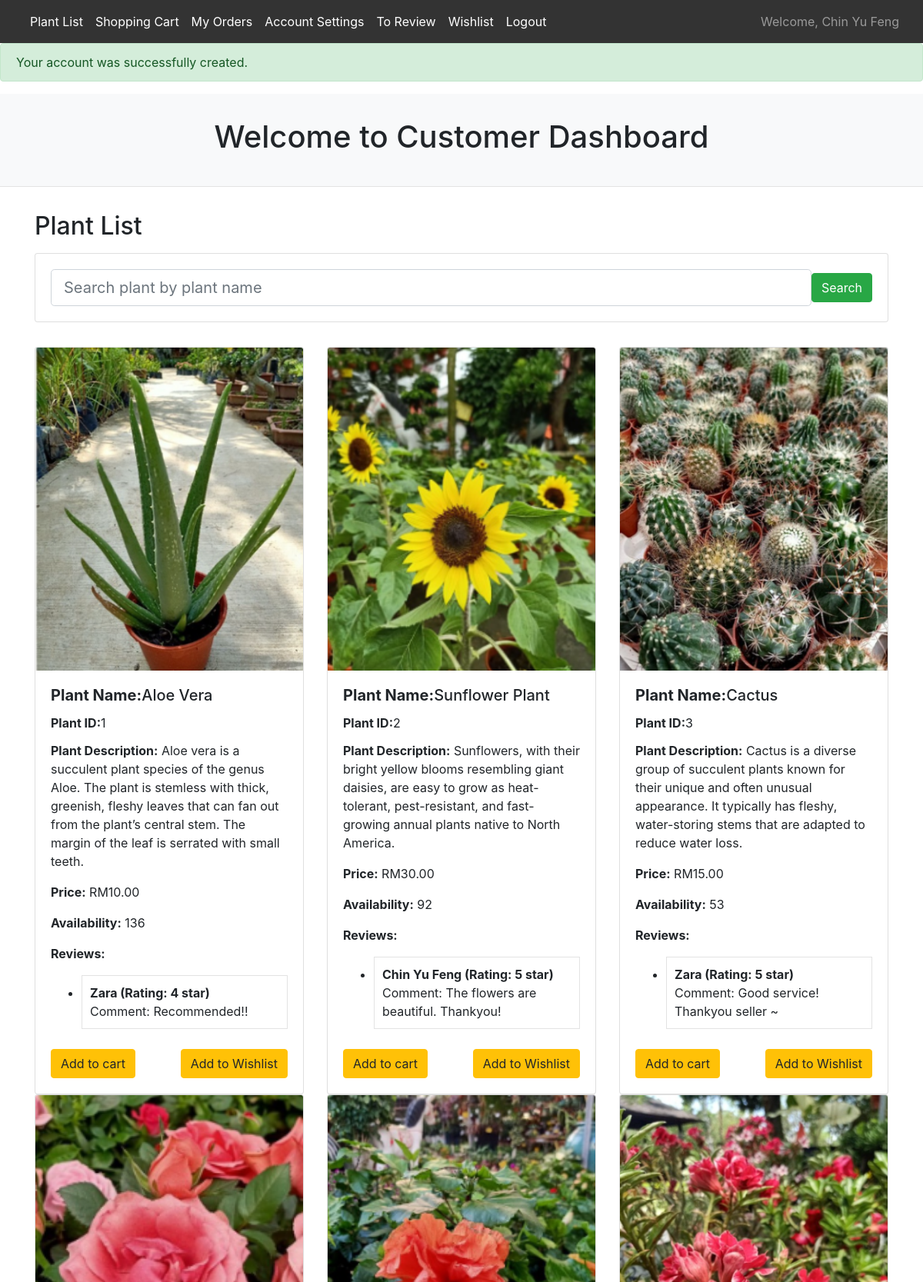
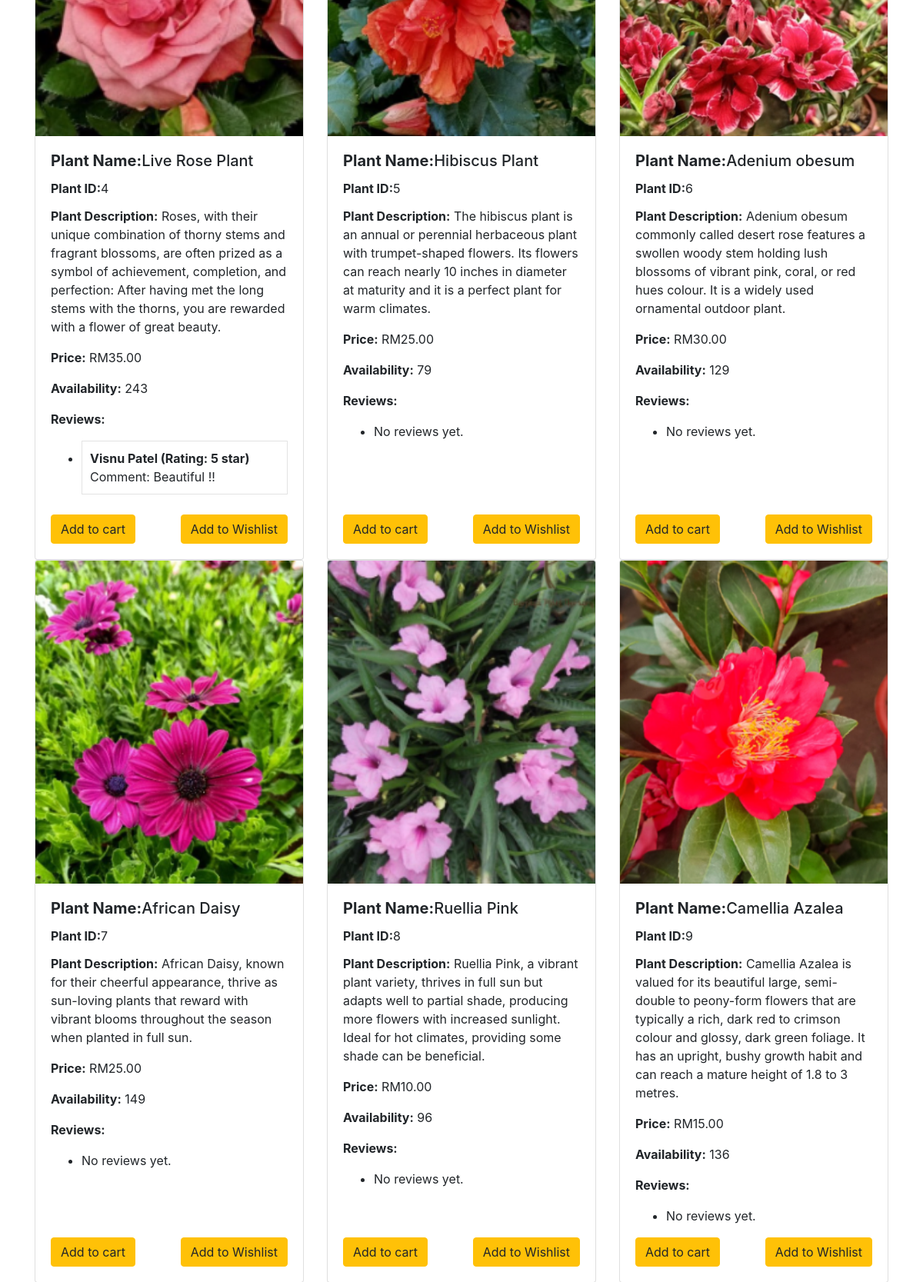
Screenshot of /customer_dashboard/ (signed in, upper part) with the database file from the repository (2 pictures, top to bottom).
### app/models.py (models this page shows, shortened)
class Customer(models.Model):
    user = models.OneToOneField(User, on_delete=models.CASCADE, primary_key=True, related_name='customer_profile')
    customer_name = models.CharField(max_length=80, default='Unknown')
    customer_address = models.CharField(max_length=200)
    customer_state = models.CharField(max_length=30)
    customer_ic = models.CharField(max_length=30, unique=True)
    customer_phone_number = models.BigIntegerField()

class Plant(models.Model):
    plant_name = models.CharField(max_length=80)
    plant_image = models.ImageField(upload_to='plant/')
    plant_description = models.CharField(max_length=500)
    plant_price = models.DecimalField(max_digits=5, decimal_places=2)
    plant_availability = models.PositiveIntegerField(validators=[MinValueValidator(1), MaxValueValidator(999)])

class Review(models.Model):
    order_item = models.ForeignKey(OrderItem, on_delete=models.CASCADE, related_name='reviews')
    rating = models.IntegerField(validators=[MinValueValidator(1), MaxValueValidator(5)])
    comment = models.TextField(max_length=500)

class OrderItem(models.Model):
    order = models.ForeignKey(Order, on_delete=models.CASCADE, related_name='order_items')
    plant = models.ForeignKey(Plant, on_delete=models.CASCADE, related_name='order_items')
    plant_quantity = models.PositiveIntegerField(validators=[MinValueValidator(1), MaxValueValidator(50)])
    order_item_price = models.DecimalField(max_digits=5, decimal_places=2)
    to_review = models.BooleanField(default=True)

class Order(models.Model):
    customer = models.ForeignKey(Customer, on_delete=models.CASCADE, related_name='orders')
    payment = models.ForeignKey(Payment, on_delete=models.CASCADE, related_name='orders')
    delman = models.ForeignKey(DeliveryMan, on_delete=models.CASCADE, related_name='orders', null=True, blank=True)
    order_status = models.CharField(max_length=30)

### app/views.py (the view)
# urls.py: path('customer_dashboard/', views.customer_dashboard, name='customer_dashboard'),
def customer_dashboard(request):
    if not request.user.is_authenticated:
        messages.error(request, 'You must be logged in to view this page.')
        return redirect('loginPage')
    try:
        customer_profile = request.user.customer_profile
        full_name = customer_profile.customer_name
    except Customer.DoesNotExist:
        messages.error(request, 'Customer profile not found.')
        return redirect('loginPage')
    plant_objects = Plant.objects.all()
    for plant in plant_objects:
        plant.reviews = Review.objects.filter(order_item__plant=plant)
    item_name = request.GET.get('item_name')
    message = None
    if item_name:
        plant_objects = plant_objects.filter(plant_name__icontains=item_name)
        if not plant_objects:
            message = "No matching plants found."
    show_success_message = request.session.pop('show_alert', False)  # Get and remove 'show_alert' from session
    context = {
        'plant_objects': plant_objects,
        'full_name': full_name,
        'show_success_message': show_success_message,
        'message': message,  # This is for the no matching plants found message
    }
    return render(request, 'customer_dashboard.html', context)

### app/templates/customer_dashboard.html (shortened to what this page needs)
<!DOCTYPE html>
<html lang="en">
<head>
    <link href="https://stackpath.bootstrapcdn.com/bootstrap/4.5.2/css/bootstrap.min.css" rel="stylesheet">
</head>
<body>
    <nav class="navbar navbar-expand-md navbar-dark" style="background-color: #333333;">
        <div class="container-fluid">
            <div class="collapse navbar-collapse" id="navbarNav">
                <ul class="navbar-nav">
                    <li class="nav-item deliveryman-section">
                        <a class="nav-link active" href="{% url 'plant_list' %}">Plant List</a>
                    </li>
                    <li class="nav-item">
                        <a class="nav-link active" aria-current="page" href="{% url 'view_cart' %}">Shopping Cart</a>
                    </li>
                    <li class="nav-item">
                        <a class="nav-link active" aria-current="page" href="{% url 'my_orders' %}">My Orders</a>
                    </li>
                    <li class="nav-item">
                        <a class="nav-link active" aria-current="page" href="{% url 'account_settings' %}">Account
                            Settings</a>
                    </li>
                    <li class="nav-item">
                        <a class="nav-link active" aria-current="page" href="{% url 'to_review' %}">To Review</a>
                    </li>
                    <li class="nav-item">
                        <a class="nav-link active" aria-current="page" href="{% url 'view_wishlist' %}">Wishlist</a>
                    </li>
                    <li class="nav-item">
                        <a class="nav-link active" aria-current="page" href="{% url 'logout' %}">Logout</a>
                    </li>
                </ul>
                <div class="ml-auto navbar-text">
                    Welcome, {{ full_name }}
                </div>
            </div>
        </div>
    </nav>
    {% if show_success_message %}
<div id="successMessage" class="alert alert-success">
    Your account was successfully created.
</div>
{% endif %}
    <div class="header-section text-center">
        <h1>Welcome to Customer Dashboard</h1>
    </div>
    <div class="container">
        <div class="row">
            <div class="col-12 text-left">
                <h2 class="plant-list-title">Plant List</h2>
            </div>
        </div>
        <div class="row search-bar-container align-items-center">
            <div class="col-12">
                <form class="card card-sm">
                    <div class="card-body row no-gutters align-items-center">
                        <div class="col">
                            <input type="search" name='item_name' placeholder="Search plant by plant name"
                                class="form-control form-control-lg search-input">
                        </div>
                        <div class="col-auto">
                            <button class="btn btn-success" type="submit">Search</button>
                        </div>
                    </div>
                </form>
            </div>
        </div>
        <div class="row row-cols-1 row-cols-md-3 g-4">
            {% if plant_objects %}
            {% for plant in plant_objects %}
            <div class="col">
                <div class="card h-100">
                    <img src="{{ plant.plant_image.url }}" class="card-img-top" alt="{{ plant.plant_name }}">
                    <div class="card-body d-flex flex-column">
                        <h5 class="card-title"><strong>Plant Name:</strong>{{ plant.plant_name }}</h5>
                        <p class="card-title"><strong>Plant ID:</strong>{{ plant.id }}</p>
                        <p class="card-text"><strong>Plant Description:</strong> {{ plant.plant_description }}</p>
                        <p class="card-text"><strong>Price:</strong> RM{{ plant.plant_price }}</p>
                        <p class="card-text"><strong>Availability:</strong> {{ plant.plant_availability }}</p>
                        <p class="card-text"><strong>Reviews:</strong></p>
                        <ul>
                            {% for review in plant.reviews %}
                            <li class="review">
                                <strong>{{ review.order_item.order.customer.customer_name }} (Rating: {{ review.rating }} star)</strong><br>
                                Comment: {{ review.comment }}<br>
                            </li>
                            {% empty %}
                            <li class="no-reviews">No reviews yet.</li>
                            {% endfor %}
                        </ul>
                        <div class="mt-auto">
                            <div class="mt-auto d-flex justify-content-between align-items-center">
                                <form action="{% url 'add_to_cart' plant.id %}" method="post" class="d-inline">
                                    <button type="submit" class="btn btn-warning">Add to cart</button>
                                </form>
                                <a href="{% url 'add_to_wishlist' plant.id %}" class="btn btn-warning">Add to Wishlist</a>
                            </div>
                        </div>
                    </div>
                </div>
            </div>
            {% endfor %}
            {% else %}
            <div class="col-md-12">
                <div class="alert alert-warning" role="alert">
                    No plants match the entered criteria.
                </div>
            </div>
            {% endif %}
        </div>
    </div>
</body>
</html>

### app/templates/customer_dashboard.html (style rules this page uses)
.header-section { padding: 2rem 0; background: #f8f9fa; margin-bottom: 2rem; border-bottom: 1px solid #e3e3e3; }
.search-bar-container { margin-bottom: 2rem; }
.card-img-top { width: 100%; height: 35vw; object-fit: cover; }
.review { border: 1px solid #e3e3e3; padding: 10px; margin-bottom: 10px; }
.search-input { width: 100%; }
.plant-list-title { margin-bottom: 1rem; }

### rows the page displays
Customer: customer_name "Chin Yu Feng"
Plant: plant_image (picture), plant_name "Aloe Vera", id "1", plant_description "Aloe vera is a succulent plant species of the genus Aloe. The plant is stemless with thick, greenish, fleshy leaves that can fan out from the plant’s central stem. The margin of the leaf is serrated with small teeth.", plant_price "10.00", plant_availability "136"
Review: order_item.order.customer.customer_name "Zara", rating "4", comment "Recommended!!"
Plant: plant_image (picture), plant_name "Sunflower Plant", id "2", plant_description "Sunflowers, with their bright yellow blooms resembling giant daisies, are easy to grow as heat-tolerant, pest-resistant, and fast-growing annual plants native to North America.", plant_price "30.00", plant_availability "92"
Review: order_item.order.customer.customer_name "Chin Yu Feng", rating "5", comment "The flowers are beautiful. Thankyou!"
Plant: plant_image (picture), plant_name "Cactus", id "3", plant_description "Cactus is a diverse group of succulent plants known for their unique and often unusual appearance. It typically has fleshy, water-storing stems that are adapted to reduce water loss.", plant_price "15.00", plant_availability "53"
Review: order_item.order.customer.customer_name "Zara", rating "5", comment "Good service! Thankyou seller ~"
Plant: plant_image (picture), plant_name "Live Rose Plant", id "4", plant_description "Roses, with their unique combination of thorny stems and fragrant blossoms, are often prized as a symbol of achievement, completion, and perfection: After having met the long stems with the thorns, you are rewarded with a flower of great beauty.", plant_price "35.00", plant_availability "243"
Review: order_item.order.customer.customer_name "Visnu Patel", rating "5", comment "Beautiful !!"
Plant: plant_image (picture), plant_name "Hibiscus Plant", id "5", plant_description "The hibiscus plant is an annual or perennial herbaceous plant with trumpet-shaped flowers. Its flowers can reach nearly 10 inches in diameter at maturity and it is a perfect plant for warm climates.", plant_price "25.00", plant_availability "79"
Plant: plant_image (picture), plant_name "Adenium obesum", id "6", plant_description "Adenium obesum commonly called desert rose features a swollen woody stem holding lush blossoms of vibrant pink, coral, or red hues colour. It is a widely used ornamental outdoor plant.", plant_price "30.00", plant_availability "129"
Plant: plant_image (picture), plant_name "African Daisy", id "7", plant_description "African Daisy, known for their cheerful appearance, thrive as sun-loving plants that reward with vibrant blooms throughout the season when planted in full sun.", plant_price "25.00", plant_availability "149"
Plant: plant_image (picture), plant_name "Ruellia Pink", id "8", plant_description "Ruellia Pink, a vibrant plant variety, thrives in full sun but adapts well to partial shade, producing more flowers with increased sunlight. Ideal for hot climates, providing some shade can be beneficial.", plant_price "10.00", plant_availability "96"
Plant: plant_image (picture), plant_name "Camellia Azalea", id "9", plant_description "Camellia Azalea is valued for its beautiful large, semi-double to peony-form flowers that are typically a rich, dark red to crimson colour and glossy, dark green foliage. It has an upright, bushy growth habit and can reach a mature height of 1.8 to 3 metres.", plant_price "15.00", plant_availability "136"
